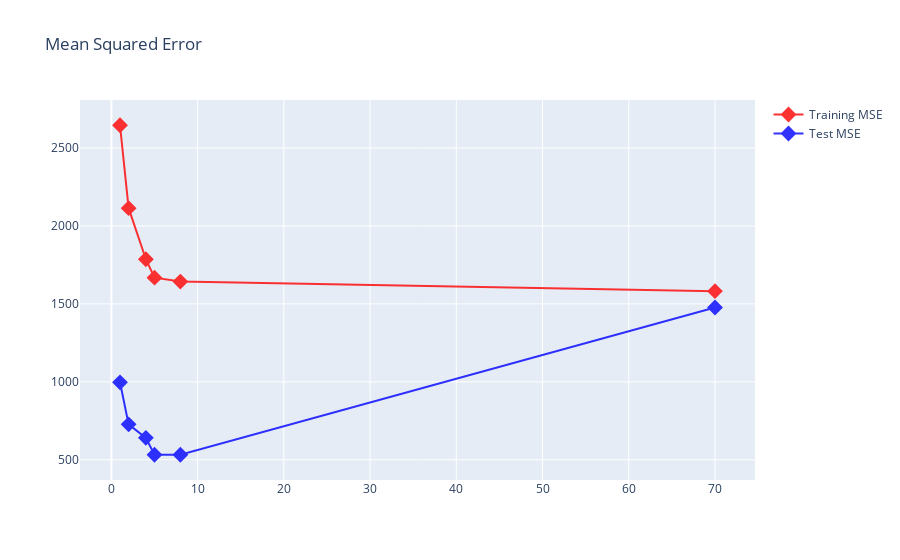

Here is the notebook cell this chart was saved with:
### Markdown cell above
# 17.1. Plotting MSE"s

### Code cell
plt.figure(figsize = (10,10))
trace1=go.Scatter(x = df_metrics['Degree'],y = df_metrics['Training MSE'],name='Training MSE',
                  line = dict(color = 'red',width = 2),opacity = 0.8,
                  marker = dict(color = 'red',size=10,symbol = 'diamond',line = dict(color = 'red',width =2)))
                  
trace2=go.Scatter(x = df_metrics['Degree'],y = df_metrics['Test MSE'],name = 'Test MSE',
                  line = dict(color = 'blue',width = 2),opacity = 0.8,
                  marker = dict(color ='blue',size=10,symbol = 'diamond',line = dict(color = 'blue',width = 2)))

layout2 = dict(title = 'Mean Squared Error',)
fig2 = dict(data = [trace1,trace2],layout = layout2)
iplot(fig2)

### Figure 1 — Plotly figure (JSON) as saved in the notebook; plotly's stock layout.template omitted (floating-point values rounded to 4 significant figures)
{"data": [{"line": {"color": "red", "width": 2}, "marker": {"color": "red", "line": {"color": "red", "width": 2}, "size": 10, "symbol": "diamond"}, "name": "Training MSE", "opacity": 0.8, "type": "scatter", "x": [1, 2, 4, 5, 8, 70], "y": [2646.0, 2114.0, 1786.0, 1668.0, 1643.0, 1582.0]}, {"line": {"color": "blue", "width": 2}, "marker": {"color": "blue", "line": {"color": "blue", "width": 2}, "size": 10, "symbol": "diamond"}, "name": "Test MSE", "opacity": 0.8, "type": "scatter", "x": [1, 2, 4, 5, 8, 70], "y": [997.1, 727.5, 640.6, 532.3, 532.4, 1477.0]}], "layout": {"title": {"text": "Mean Squared Error"}}}
